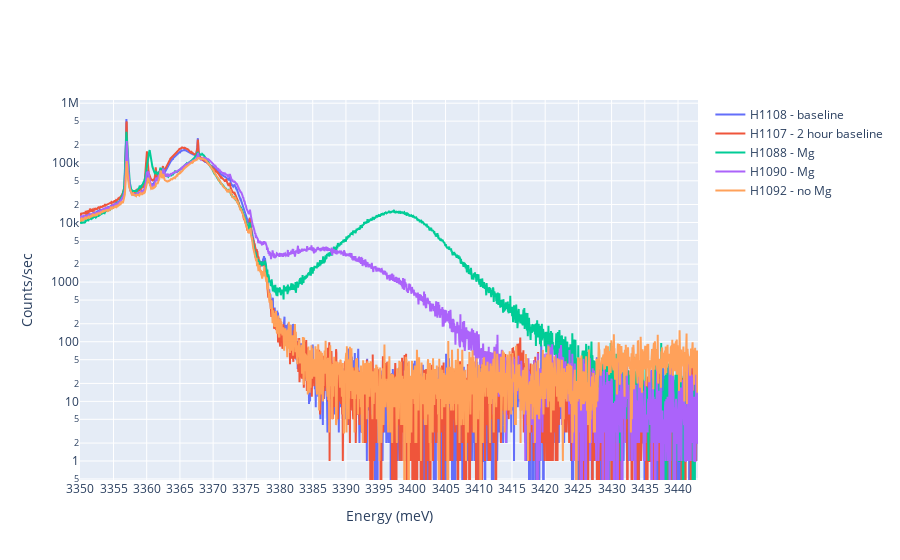

Write notebook code for a chart like this one.
### Code cell
import numpy as np
import matplotlib.pyplot as plt
import pandas as pd
import plotly.express as px
import plotly.graph_objects as go

#E = hc/lambda in eV calculations
h = 6.62607004*10**(-34) # m^2kg/s
c = 299792458 # m/s
eV = 1.602176634*10**(-19) # J
Conversion = h*c/eV

FileNames = ['2020071402', '2020071404', '2020071406', '2020071408', '2020071410']

fig = go.Figure()

names = ['H1108 - baseline','H1107 - 2 hour baseline', 'H1088 - Mg', 'H1090 - Mg', 'H1092 - no Mg']

for j in range(len(FileNames)):
    
    
    Wavelength, Count = np.genfromtxt(FileNames[j], delimiter="\t", unpack = True, skip_header=4)
    EnergyEV = [0]*len(Wavelength)
    
    Wavelength = Wavelength*10**(-9)*1.000289
    EnergyEV = Conversion/Wavelength*1000
    
    # Add traces
    fig.add_trace(go.Scatter(x=EnergyEV, y=Count,
                    mode='lines',
                    #name='%.0f' %j, 
                            name = names[j]))

fig['layout']['xaxis'].update(title='Energy (meV)', dtick = 5, autorange=True)
fig['layout']['yaxis'].update(title='Counts/sec', autorange=True) # range = [1, 5.6], 
fig.update_layout(showlegend=True,  yaxis_type="log")
fig.show()

### Figure 1 — Plotly figure (JSON) as saved in the notebook; plotly's stock layout.template omitted (floating-point values rounded to 4 significant figures; data arrays with more than 128 entries replaced by an {"elided": "..."} marker saying what was removed)
{"data": [{"mode": "lines", "name": "H1108 - baseline", "type": "scatter", "x": {"elided": "2001 float values"}, "y": {"elided": "2001 int values"}}, {"mode": "lines", "name": "H1107 - 2 hour baseline", "type": "scatter", "x": {"elided": "2001 float values"}, "y": {"elided": "2001 int values"}}, {"mode": "lines", "name": "H1088 - Mg", "type": "scatter", "x": {"elided": "2001 float values"}, "y": {"elided": "2001 int values"}}, {"mode": "lines", "name": "H1090 - Mg", "type": "scatter", "x": {"elided": "2001 float values"}, "y": {"elided": "2001 int values"}}, {"mode": "lines", "name": "H1092 - no Mg", "type": "scatter", "x": {"elided": "2001 float values"}, "y": {"elided": "2001 int values"}}], "layout": {"showlegend": true, "xaxis": {"autorange": true, "dtick": 5, "title": {"text": "Energy (meV)"}}, "yaxis": {"autorange": true, "title": {"text": "Counts/sec"}, "type": "log"}}}
